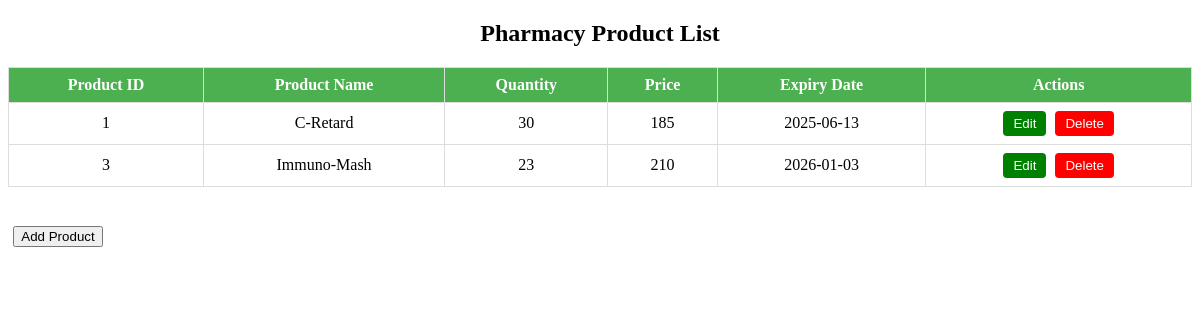
The page /PHP/productlist.php on the database its author committed.
### tables this page shows
CREATE TABLE IF NOT EXISTS `products` (
  `Product_ID` int NOT NULL AUTO_INCREMENT,
  `Product_Name` varchar(50) NOT NULL,
  `Product_Quantity` int NOT NULL,
  `Product_Price` int NOT NULL,
  `Product_ExpiryDate` date NOT NULL,
  PRIMARY KEY (`Product_ID`)
);

### PHP/productlist.php (the view, shortened to what this page needs)
<!DOCTYPE html>
<html lang="en">
<head>
    <link rel="stylesheet" href="/Dr. Tarek's Pharmacy/CSS/productlist.css">
</head>
<body>
    <h2>Pharmacy Product List</h2>
    <table>
        <thead>
            <tr>
                <th>Product ID</th>
                <th>Product Name</th>
                <th>Quantity</th>
                <th>Price</th>
                <th>Expiry Date</th>
                <th>Actions</th>
            </tr>
        </thead>
        <tbody id="productTable">
            <?php
            $servername = "localhost";
            $username = "root";
            $password = "";
            $database = "dr. tarek's pharmacy";
            $conn = new mysqli($servername, $username, $password, $database);
            $sql = "SELECT * FROM products ORDER BY Product_ID ASC";
            $result = $conn->query($sql);
            if ($result->num_rows > 0) {
                while ($row = $result->fetch_assoc()) {
                    echo "<tr>";
                    echo "<td>" . $row["Product_ID"] . "</td>";
                    echo "<td>" . $row["Product_Name"] . "</td>";
                    echo "<td>" . $row["Product_Quantity"] . "</td>";
                    echo "<td>" . $row["Product_Price"] . "</td>";
                    echo "<td>" . $row["Product_ExpiryDate"] . "</td>";
                    echo '<td>
                            <button class="edit" onclick="editProduct(this)">Edit</button>
                            <button class="delete" onclick="deleteProduct(this)">Delete</button>
                          </td>';
                    echo "</tr>";
                }
            } else {
                echo "0 results";
            }
            ?>
        </tbody>
    </table>
    <div class="center">
        <button type="button" onclick="showAddProductForm()">Add Product</button>
    </div>
</body>
</html>

### CSS/productlist.css (style rules this page uses)
table { border-collapse: collapse; width: 100%; }
th, td { border: 1px solid #ddd; padding: 8px; text-align: center; }
th { background-color: #4CAF50; color: #fff; }
.center { display: flex; justify-content: center; align-items: center; height: 100px; width:100px; }
h2 { display: flex; justify-content: center; align-items: center; }
td button { background-color: #007bff; color: #fff; border: none; padding: 5px 10px; border-radius: 4px; cursor: pointer; }
button.edit { background-color: green; color: white; border: none; padding: 5px 10px; border-radius: 4px; cursor: pointer; margin-right: 5px; }
button.delete { background-color: red; color: white; border: none; padding: 5px 10px; border-radius: 4px; cursor: pointer; }

### rows shown on the page
products: Product_ID "1", Product_Name "C-Retard", Product_Quantity "30", Product_Price "185", Product_ExpiryDate "2025-06-13"
products: Product_ID "3", Product_Name "Immuno-Mash", Product_Quantity "23", Product_Price "210", Product_ExpiryDate "2026-01-03"
